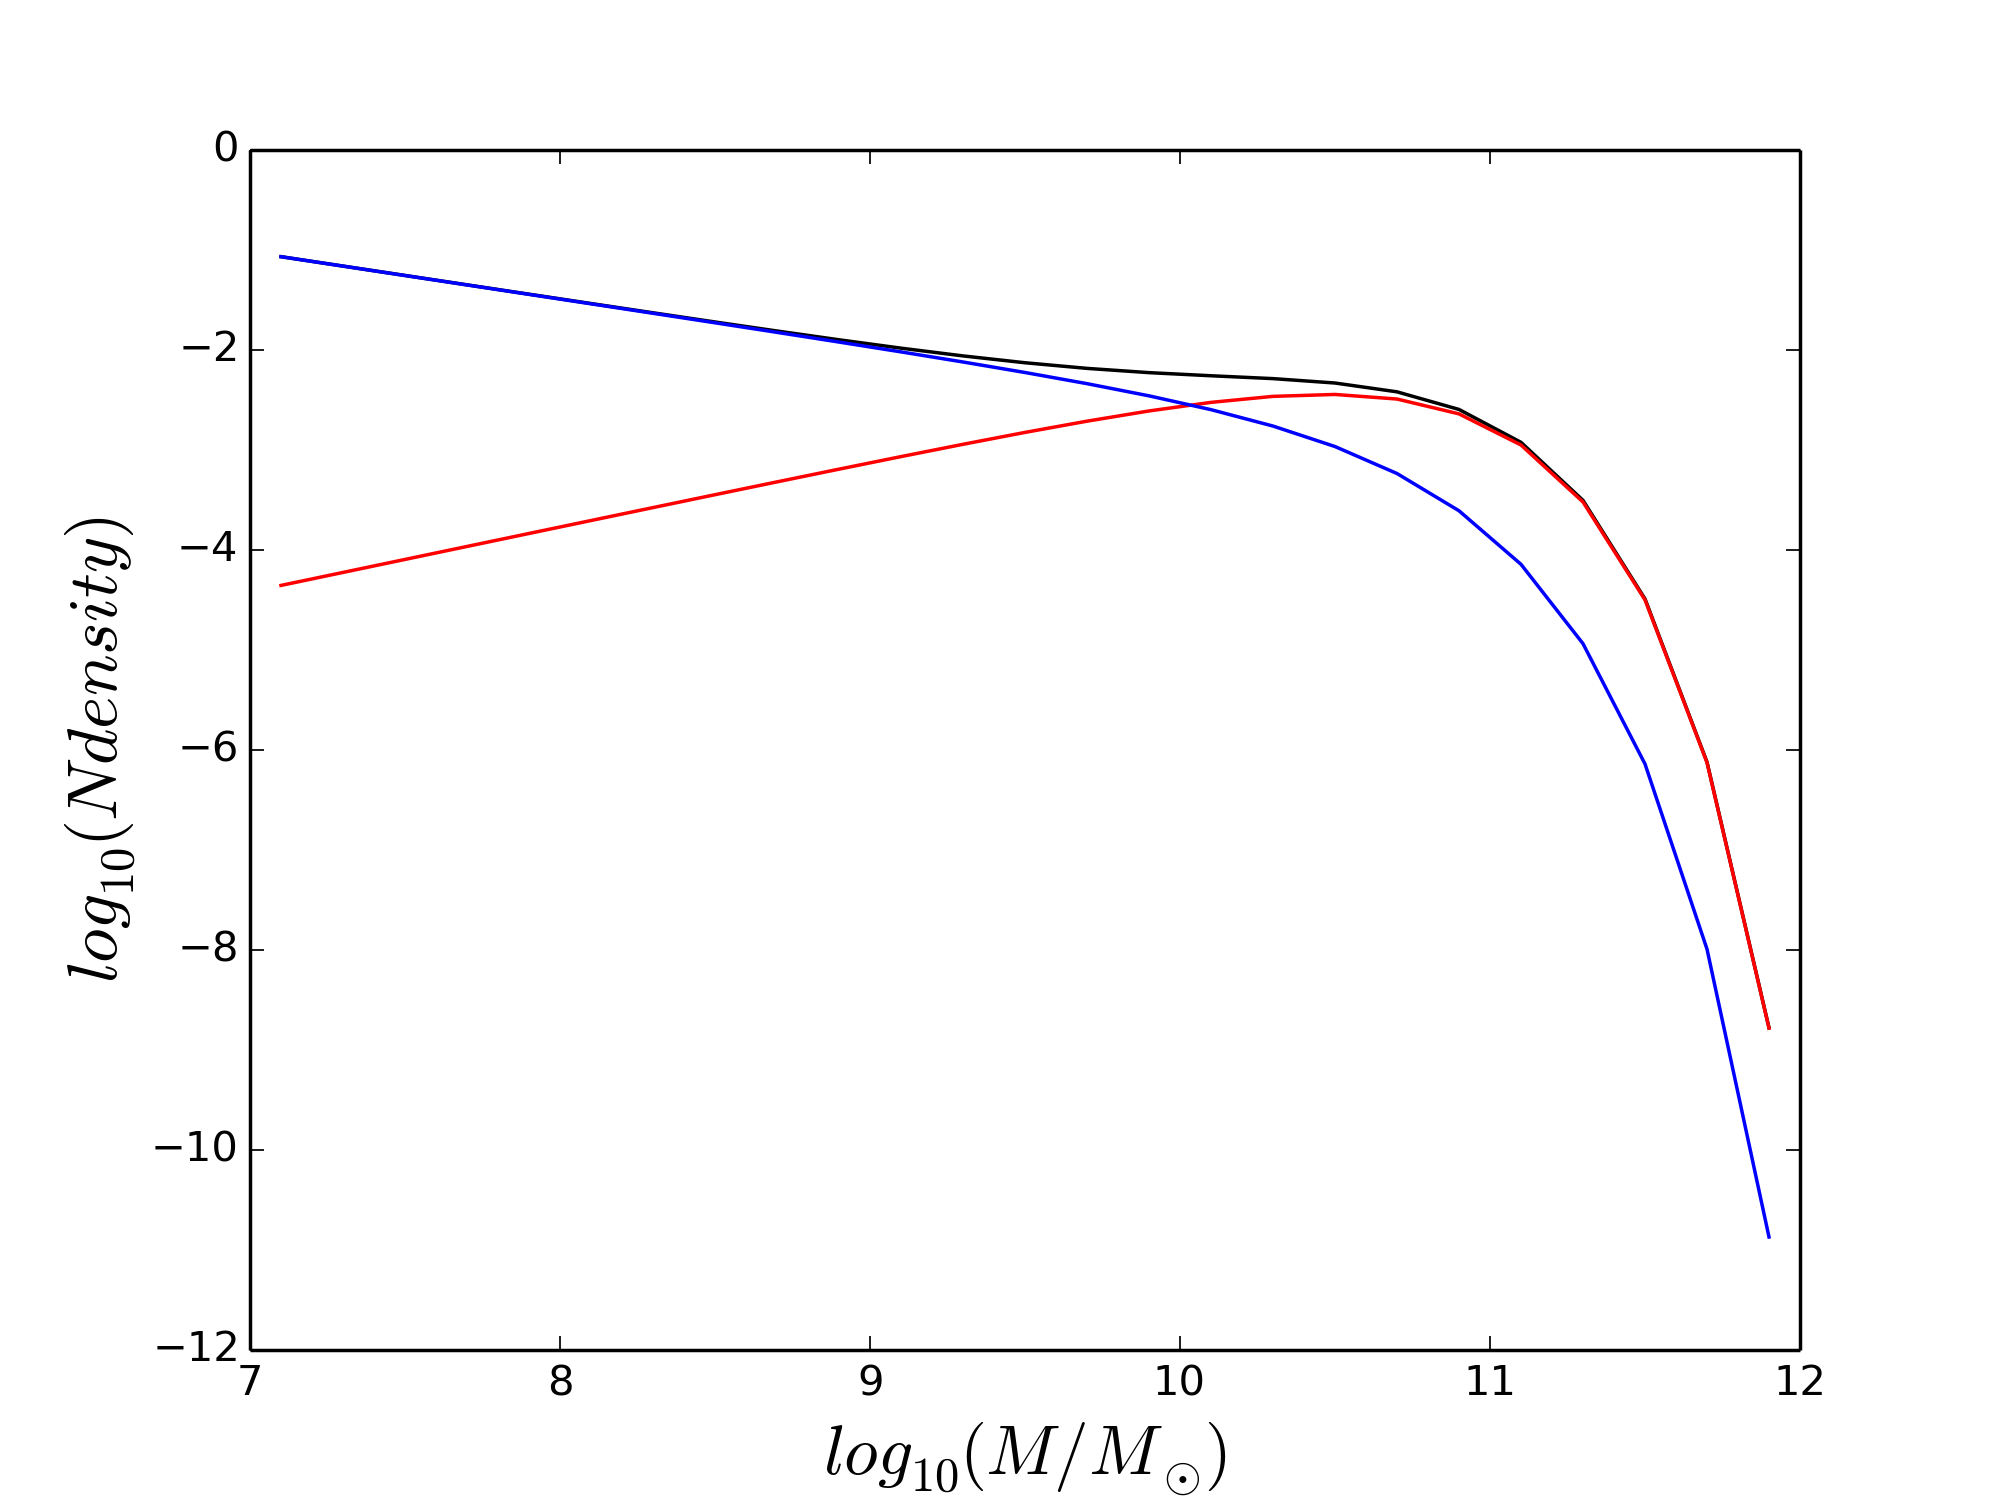

This figure's Python source:
import numpy as np
import math
import matplotlib.pyplot as plt
from matplotlib.ticker import MultipleLocator, FormatStrFormatter
from schechter import log_schechter_fit, log_schechter
import random
import scal_relns
import atpy
from scipy import integrate
import pandas as pd
from scipy.stats import kde
from matplotlib import cm
#~~~~~~~~~~~~~~~~~~~~~~~~~~~~~~~~~~~~~~~~~~~~~~~~~~~~~~~~~~~~~~~~~~~~~~~~~~~~~~~
# def log_schechter(logL, log_rho, log_Lstar, alpha):
#     rholist = []
#     L = 10**logL
#     pstar = 10**log_rho
#     Lstar = 10**log_Lstar
#     log = np.log(10)
#     for i in range(0,len(L)):
#         frac = L[i]/Lstar
#         rho = pstar*(frac**(alpha+1))*math.exp(-frac)*log
#         rholist.append(rho)
#     return np.log10(rholist)
#~~~~~~~~~~~~~~~~~~~~~~~~~~~~~~~~~~~~~~~~~~~~~~~~~~~~~~~~~~~~~~~~~~~~~~~~~~~~~~~
def schechter(L, Ls, dL, phis, alph):
    philist = []
    for i in range(0,len(L)):
        frac = 10**(L[i]-Ls)
        exp = math.exp(-frac)
        phibit = (phis*(frac**(alph+1)))
        log = np.log(10)
        philist.append((phibit*exp*log))
    return philist
#~~~~~~~~~~~~~~~~~~~~~~~~~~~~~~~~~~~~~~~~~~~~~~~~~~~~~~~~~~~~~~~~~~~~~~~~~~~~~~~
def doubleschechter(L, Ls, dL, phi1, phi2, alph1, alph2):
    philist = []
    for i in range(0,len(L)):
        frac = 10**(L[i]-Ls)
        exp = math.exp(-frac)
        phibit1 = (phi1*(frac**(alph1+1)))
        phibit2 = (phi2*(frac**(alph2+1)))
        log = np.log(10)
        philist.append(exp*log*(phibit1+phibit2))
    return philist
#~~~~~~~~~~~~~~~~~~~~~~~~~~~~~~~~~~~~~~~~~~~~~~~~~~~~~~~~~~~~~~~~~~~~~~~~~~~~~~~
def mainSequence(blues, spread, Mindex, AnotP):
    newblues = np.zeros((np.shape(blues)[0], np.shape(blues)[1]+1))
    for index, M in enumerate(blues[:,Mindex]):
        newblues[index, :5] = blues[index, :5]
        if AnotP == True:
            newblues[index,5] = - (2.332*M) + (0.4156*M*M) - (0.01828*M*M*M)
            if spread == True:
                newblues[index,5] += random.gauss(0,0.3)
        else:
            logsSFR = -10.0 - (0.1*(M-10.0))
            newblues[index,5] = logsSFR + M
            if spread == True:
                newblues[index,5] += random.gauss(0,0.3)
    return newblues
#~~~~~~~~~~~~~~~~~~~~~~~~~~~~~~~~~~~~~~~~~~~~~~~~~~~~~~~~~~~~~~~~~~~~~~~~~~~~~~~
def cloud(reds):
    newreds = np.zeros((np.shape(reds)[0], np.shape(reds)[1]+1))
    for index, M in enumerate(reds[:,4]):
        newreds[index, :5] = reds[index, :5]
        newreds[index, 5] = -1 + random.gauss(0,0.4)
    return newreds
#~~~~~~~~~~~~~~~~~~~~~~~~~~~~~~~~~~~~~~~~~~~~~~~~~~~~~~~~~~~~~~~~~~~~~~~~~~~~~~~
def OmegaH2(bins, yrho):
    rhocrit = 9.2*(10**(-27))
    dMH2 = bins[1] - bins[0]
    rhoH2 = (np.sum((10**yrho)*dMH2)*(2*(10**30)))/((3.086*(10**22))**3)
    OmegaH2 = (rhoH2/rhocrit)*(10000)
    return OmegaH2
#~~~~~~~~~~~~~~~~~~~~~~~~~~~~~~~~~~~~~~~~~~~~~~~~~~~~~~~~~~~~~~~~~~~~~~~~~~~~~~~
def Vm(data, minz, maxz):
    Omega = 2.295
    VVmlist = np.zeros((len(data),1))
    Vmlist = np.zeros((len(data),1))
    x,y = np.zeros((1,1)), np.zeros((1,1))
    x[0,0], y[0,0] = minz, maxz
    D_in = float(lumdistance(x,0)[0,1])
    D_out = float(lumdistance(y,0)[0,1])
    Vm =  (1.0/3.0)*((D_out**3)-(D_in**3))*(Omega)
    Vmlist = np.full((len(data),1), Vm)
    data = np.hstack((data,Vmlist))
    return data
#~~~~~~~~~~~~~~~~~~~~~~~~~~~~~~~~~~~~~~~~~~~~~~~~~~~~~~~~~~~~~~~~~~~~~~~~~~~~~~~
def lumdistance(data, zaxis):
    omega_m = 0.31                          # from Planck
    omega_l = 0.69                          # from Planck
    c = 3*math.pow(10,5)                    # in km/s
    Ho = 75                                 # in km/(s Mpc)
    f = lambda x : (((omega_m*((1+z)**3))+omega_l)**-0.5)
    Dlvals = np.zeros((len(data),1))
    for i in range(0,len(data)):
        z = data[i,zaxis]
        integral = integrate.quad(f, 0.0, z)    # numerically integrate to calculate luminosity distance
        Dm = (c/Ho)*integral[0]
        Dl = (1+z)*Dm                           # calculate luminosity distance
        #DH = (c*z)/Ho                          # calculate distance from Hubble law for comparison
        Dlvals[i,0] = Dl
    data = np.hstack((data,Dlvals))
    return data
#~~~~~~~~~~~~~~~~~~~~~~~~~~~~~~~~~~~~~~~~~~~~~~~~~~~~~~~~~~~~~~~~~~~~~~~~~~~~~~~
def PlotBaldry(L, yBaldry, yred, yblue):
    xmajorLocator   = MultipleLocator(0.5)
    xminorLocator   = MultipleLocator(0.1)
    ymajorLocator   = MultipleLocator(0.5)
    yminorLocator   = MultipleLocator(0.1)
    fig, ax = plt.subplots(nrows = 1, ncols = 1, squeeze=False, figsize=(8,8))
    ax[0,0].xaxis.set_major_locator(xmajorLocator)
    ax[0,0].xaxis.set_minor_locator(xminorLocator)
    ax[0,0].yaxis.set_major_locator(ymajorLocator)
    ax[0,0].yaxis.set_minor_locator(yminorLocator)
    ax[0,0].set_xlim(8,11.6)
    ax[0,0].set_ylim(-5,-1)
    ax[0,0].plot(L,np.log10(yBaldry), 'k', linewidth = 3)
    ax[0,0].plot(L,np.log10(yred), 'r', linewidth = 3)
    ax[0,0].plot(L,np.log10(yblue), 'b', linewidth = 3)
    ax[0,0].set_xlabel(r'$\mathrm{log \, M_{*}\, [M_{sun}]}$', fontsize = 20)
    ax[0,0].set_ylabel(r'$\mathrm{log \, (number \, density) \,[Mpc^{-3}\, dex^{-1}]}$', fontsize = 20)
    plt.savefig('img/scal/Baldry.pdf', format='pdf', dpi=250, transparent = False)
#~~~~~~~~~~~~~~~~~~~~~~~~~~~~~~~~~~~~~~~~~~~~~~~~~~~~~~~~~~~~~~~~~~~~~~~~~~~~~~~
def PlotMSFR(bluepop, redpop, x, z, data):
    xmajorLocator   = MultipleLocator(0.5)
    xminorLocator   = MultipleLocator(0.1)
    ymajorLocator   = MultipleLocator(0.5)
    yminorLocator   = MultipleLocator(0.1)
    fig, ax = plt.subplots(nrows = 1, ncols = 1, squeeze=False, figsize=(8,8))
    ax[0,0].xaxis.set_major_locator(xmajorLocator)
    ax[0,0].xaxis.set_minor_locator(xminorLocator)
    ax[0,0].yaxis.set_major_locator(ymajorLocator)
    ax[0,0].yaxis.set_minor_locator(yminorLocator)
    ax[0,0].set_xlim(8,11.5)
    ax[0,0].set_ylim(-2.5,1)
    ax[0,0].scatter(bluepop, x, color = 'b', s = 5)
    ax[0,0].scatter(redpop, z, color = 'r', s = 5)
    ax[0,0].plot(data[:,0], data[:,1], '-', color = 'limegreen', linewidth = 5)
    ax[0,0].set_xlabel(r'$\mathrm{log \, M_{*}\, [M_{sun}]}$', fontsize = 20)
    ax[0,0].set_ylabel(r'$\mathrm{log \, SFR\, [M_{\odot}\,yr^{-1}]}$', fontsize = 20)
    plt.savefig('img/scal/MSFR.pdf', format='pdf', dpi=250, transparent = False)
#~~~~~~~~~~~~~~~~~~~~~~~~~~~~~~~~~~~~~~~~~~~~~~~~~~~~~~~~~~~~~~~~~~~~~~~~~~~~~~~
def PlotHist(bluepop, redpop):
    bins = np.linspace(7.5,11.5,25)
    fig, ax = plt.subplots(nrows = 1, ncols = 1, squeeze=False, figsize=(8,8))
    ax[0,0].hist(bluepop, bins, normed = 1, alpha=0.5, color = 'b')
    ax[0,0].hist(redpop, bins, normed = 1, alpha=0.5, color = 'r')
    ax[0,0].set_xlabel(r'$\mathrm{log \, M_{*}\, [M_{sun}]}$', fontsize = 20)
    ax[0,0].set_ylabel(r'$\mathrm{Number \, Count}}$', fontsize = 20)
    ax[0,0].set_xlim(7.8,11.5)
    plt.savefig('img/scal/Hist.pdf', format='pdf', dpi=250, transparent = False)
# schechter only ###############################################################
def PlotRhoH2(totSch, x, y):
    fig, ax = plt.subplots(nrows = 1, ncols = 1, squeeze=False, figsize=(8,8))
    ax[0,0].scatter(totSch[2], totSch[4], marker = 's', s = 100, edgecolor='blue', linewidth='2', facecolor='none', label = 'Low Mass')
    ax[0,0].scatter(x, y, 'k--')
    plt.savefig('img/scal/pH2.png')
#~~~~~~~~~~~~~~~~~~~~~~~~~~~~~~~~~~~~~~~~~~~~~~~~~~~~~~~~~~~~~~~~~~~~~~~~~~~~~~~
def PlotSimMH2(blues, reds):
    bins = np.linspace(7.5,11.5,25)
    fig, ax = plt.subplots(nrows = 1, ncols = 1, squeeze=False, figsize=(8,8))
    ax[0,0].scatter(blues[:,5], blues[:,6], color = 'b')
    ax[0,0].scatter(reds[:,5], reds[:,6], color = 'r')
    ax[0,0].set_ylabel(r'$\mathrm{log \, M_{H2}\, [M_{sun}]}$', fontsize = 20)
    ax[0,0].set_xlabel(r'$\mathrm{log \, SFR\, [M_{sun}\,yr^{-1}]}$', fontsize = 20)
    # ax[0,0].set_xlim(7.8,11.5)
    plt.savefig('img/scal/MH2SFR.pdf', format='pdf', dpi=250, transparent = False)

#~~~~~~~~~~~~~~~~~~~~~~~~~~~~~~~~~~~~~~~~~~~~~~~~~~~~~~~~~~~~~~~~~~~~~~~~~~~~~~~
def PlotSchechter(totSch, redSch, blueSch, x, y_scalfit, x_scal, y_keres):
    xmajorLocator   = MultipleLocator(0.5)
    xminorLocator   = MultipleLocator(0.1)
    ymajorLocator   = MultipleLocator(0.5)
    yminorLocator   = MultipleLocator(0.1)
    fig, ax = plt.subplots(nrows = 1, ncols = 1, squeeze=False, figsize=(8,8))
    ax[0,0].xaxis.set_major_locator(xmajorLocator)
    ax[0,0].xaxis.set_minor_locator(xminorLocator)
    ax[0,0].yaxis.set_major_locator(ymajorLocator)
    ax[0,0].yaxis.set_minor_locator(yminorLocator)
    ax[0,0].errorbar(totSch[2], totSch[1], fmt = 'o', markersize = 10, color = 'red', label = 'Scaling Relation Method')
    ax[0,0].plot(x, y_scalfit, color ='red', label = 'Scaling Relation Fit')
    ax[0,0].plot(x_scal, y_keres, 'k--', label = 'Keres+03')
    # ax[0,0].scatter(x_scal, y_scal)
    # ax[0,0].errorbar(redSch[2], redSch[1], fmt = 'o', markersize = 10, color = 'red', label = 'Red')
    # ax[0,0].errorbar(blueSch[2], blueSch[1], fmt = 'o', markersize = 10, color = 'blue', label = 'Blue')
    ax[0,0].set_xlabel(r'$\mathrm{log\, M_{H2}\,[M_{sun}]}$', fontsize=18)
    ax[0,0].set_ylabel(r'$\mathrm{log\, \phi_{H2}\, [Mpc^{-3}\, dex^{-1}]}$', fontsize=18)
    ax[0,0].set_ylim(-5, -1)
    ax[0,0].set_xlim(7.5, 10.5)
    plt.legend(fontsize = 13)
    plt.savefig('img/scal/MH2.pdf', format='pdf', dpi=250, transparent = False)
    # plt.savefig('img/MH2.png', transparent = False ,dpi=250)
#~~~~~~~~~~~~~~~~~~~~~~~~~~~~~~~~~~~~~~~~~~~~~~~~~~~~~~~~~~~~~~~~~~~~~~~~~~~~~~~
def PlotSchechterMass(MassSchB, MassSchR, L, yred, yblue):
    xmajorLocator   = MultipleLocator(0.5)
    xminorLocator   = MultipleLocator(0.1)
    ymajorLocator   = MultipleLocator(0.5)
    yminorLocator   = MultipleLocator(0.1)
    fig, ax = plt.subplots(nrows = 1, ncols = 1, squeeze=False, figsize=(8,8))
    ax[0,0].xaxis.set_major_locator(xmajorLocator)
    ax[0,0].xaxis.set_minor_locator(xminorLocator)
    ax[0,0].yaxis.set_major_locator(ymajorLocator)
    ax[0,0].yaxis.set_minor_locator(yminorLocator)
    ax[0,0].errorbar(MassSchB[2], MassSchB[1], fmt = 'o', markersize = 10, color = 'blue', label = 'Blue')
    ax[0,0].errorbar(MassSchR[2], MassSchR[1], fmt = 'o', markersize = 10, color = 'red', label = 'Red')
    ax[0,0].plot(L,np.log10(yred), 'r', linewidth = 3)
    ax[0,0].plot(L,np.log10(yblue), 'b', linewidth = 3)
    ax[0,0].set_xlabel(r'$\mathrm{log\, M_{*}\,[M_{sun}]}$', fontsize=18)
    ax[0,0].set_ylabel(r'$\mathrm{log\, \phi_{M}\, [Mpc^{-3}\, dex^{-1}]}$', fontsize=18)
    ax[0,0].set_ylim(-5, -1)
    ax[0,0].set_xlim(8, 11.5)
    plt.legend(fontsize = 13)
    plt.savefig('img/scal/Mstar.pdf', format='pdf', dpi=250, transparent = False)
    # plt.savefig('img/MH2.png', transparent = False ,dpi=250)

#~~~~~~~~~~~~~~~~~~~~~~~~~~~~~~~~~~~~~~~~~~~~~~~~~~~~~~~~~~~~~~~~~~~~~~~~~~~~~~~
def PlotSchechSDSS(FullSchech, sdssSchech, sdssSchechAm, totSch, totSch2, x_keres, y_keres, y_ober):
    xmajorLocator   = MultipleLocator(0.5)
    xminorLocator   = MultipleLocator(0.1)
    ymajorLocator   = MultipleLocator(0.5)
    yminorLocator   = MultipleLocator(0.1)
    fig, ax = plt.subplots(nrows = 1, ncols = 1, squeeze=False, figsize=(8,8))
    ax[0,0].xaxis.set_major_locator(xmajorLocator)
    ax[0,0].xaxis.set_minor_locator(xminorLocator)
    ax[0,0].yaxis.set_major_locator(ymajorLocator)
    ax[0,0].yaxis.set_minor_locator(yminorLocator)
    ax[0,0].errorbar(sdssSchech[2], sdssSchech[1], fmt = 'o', markersize = 8, color = 'm', label = 'SDSS-G')
    ax[0,0].errorbar(totSch[2], totSch[1], fmt = 's', markersize = 8, color = 'm', label = 'Sim-G')
    ax[0,0].errorbar(totSch2[2], totSch2[1], fmt = 's', markersize = 8, color = 'c', label = 'Sim-A')
    ax[0,0].errorbar(FullSchech[2], FullSchech[1], fmt = 's', markersize = 8, color = 'r', label = 'COLD GASS SFRs')
    ax[0,0].errorbar(sdssSchechAm[2], sdssSchechAm[1], fmt = 'o', markersize = 8, color = 'c', label = 'SDSS-A')
    ax[0,0].plot(np.log10(x_keres), y_keres, 'k--', label = 'Keres+03')
    ax[0,0].plot(np.log10(x_keres), y_ober, 'k', label = 'Obreschkow+09')
    ax[0,0].set_xlabel(r'$\mathrm{log\, M_{H2}\,[M_{sun}]}$', fontsize=18)
    ax[0,0].set_ylabel(r'$\mathrm{log\, \phi_{H2}\, [Mpc^{-3}\, dex^{-1}]}$', fontsize=18)
    ax[0,0].set_ylim(-5, -1)
    ax[0,0].set_xlim(7.5, 10.5)
    plt.legend(fontsize = 13)
    plt.savefig('img/scal/'+ 'SDSS' + '.pdf', format='pdf', dpi=250, transparent = False)
#~~~~~~~~~~~~~~~~~~~~~~~~~~~~~~~~~~~~~~~~~~~~~~~~~~~~~~~~~~~~~~~~~~~~~~~~~~~~~~~
def PlotSchechSDSSv2(GASS_Schech, FullSchech, FullSchech_Best, totSch_data, totSch2, totSch3, LSch, HSch, NDSch, NDSch2, sigma, x_keres, y_keres, y_ober, FullDetSchech):
    xmajorLocator   = MultipleLocator(0.5)
    xminorLocator   = MultipleLocator(0.1)
    ymajorLocator   = MultipleLocator(0.5)
    yminorLocator   = MultipleLocator(0.1)
    fig, ax = plt.subplots(nrows = 1, ncols = 1, squeeze=False, figsize=(8,8))
    ax[0,0].xaxis.set_major_locator(xmajorLocator)
    ax[0,0].xaxis.set_minor_locator(xminorLocator)
    ax[0,0].yaxis.set_major_locator(ymajorLocator)
    ax[0,0].yaxis.set_minor_locator(yminorLocator)
    ax[0,0].errorbar(FullSchech_Best[2], FullSchech_Best[1], fmt = 'o', markersize = 8, color = 'g', label = 'COLD GASS, using SFR_BEST')
    # ax[0,0].errorbar(FullSchech[2], FullSchech[1], fmt = 'o', markersize = 8, color = 'c', label = 'COLD GASS, using SFR_SDSS')
    # ax[0,0].errorbar(totSch_data[2], totSch_data[1], yerr=sigma, fmt = 's', markersize = 8, color = 'r', label = 'COLD GASS data pts')
    # ax[0,0].scatter(totSch2[2], totSch2[1], marker = 's', s = 100, edgecolor = 'b', linewidth='2', facecolor='none', label = 'COLD GASS data pts2')
    # ax[0,0].scatter(totSch3[2], totSch3[1], marker = 's', s = 100, edgecolor = 'green', linewidth='2', facecolor='none', label = 'fulldata')
    ax[0,0].scatter(FullDetSchech[2], FullDetSchech[1], marker = 's', s = 100, edgecolor = 'blue', linewidth='2', facecolor='none', label = 'detections only')
    ax[0,0].scatter(GASS_Schech[2], GASS_Schech[1], marker = 'o', s = 50, edgecolor = 'red', linewidth='2', facecolor='red', label = 'GASS')
    # ax[0,0].scatter(LSch[2], LSch[1], marker = 's', s = 100, edgecolor = 'coral', linewidth='2', facecolor='none', label = 'L')
    # ax[0,0].scatter(HSch[2], HSch[1], marker = 's', s = 100, edgecolor = 'green', linewidth='2', facecolor='none', label = 'H')
    # ax[0,0].scatter(NDSch[2], NDSch[1], marker = 's', s = 100, edgecolor = 'black', linewidth='2', facecolor='none', label = 'ND 5sig')
    # ax[0,0].scatter(NDSch2[2], NDSch2[1], marker = 's', s = 100, edgecolor = 'm', linewidth='2', facecolor='none', label = 'ND 3sig')
    ax[0,0].plot(np.log10(x_keres), y_keres, 'k--', label = 'Keres+03')
    ax[0,0].plot(np.log10(x_keres), y_ober, 'k', label = 'Obreschkow+09')
    ax[0,0].set_xlabel(r'$\mathrm{log\, M_{H2}\,[M_{\odot}]}$', fontsize=18)
    ax[0,0].set_ylabel(r'$\mathrm{log\, \phi_{H2}\, [Mpc^{-3}\, dex^{-1}]}$', fontsize=18)
    ax[0,0].set_ylim(-5, -1)
    ax[0,0].set_xlim(7.5, 10.5)
    plt.legend(fontsize = 10)
    plt.savefig('img/scal/'+ 'SDSSv4' + '.pdf', format='pdf', dpi=250, transparent = False)
# create galaxies ##############################################################

def createGals(red, V):
    # make a large list with the property of each galaxy.
    for i in range(0,len(red)):
        red[i,3] = int(red[i,2]*V*red[i,1])
        redpop = []
        for j in range(0,int(red[i,3])):
            redpop.append(random.uniform((red[i,0]-(0.5*red[i,1])), (red[i,0]+(0.5*red[i,1]))))
        redpopsec = np.zeros((len(redpop),5))
        redpopsec[:,0] = red[i,0]
        redpopsec[:,1] = red[i,1]
        redpopsec[:,2] = red[i,2]
        redpopsec[:,3] = red[i,3]
        redpopsec[:,4] = redpop
        if i == 0:
            reds = redpopsec
        else:
            reds = np.vstack((reds,redpopsec))
    return reds

# schechter bins ###############################################################
def Schechter(data, LCOaxis, Vmaxis, bins):
    l = data[:,LCOaxis]
    # l = np.log10(l)
    rho, N, xbins, sigma, rhoH2 = [], [], [], [], []
    for i in range (1,len(bins)):
        p, Num, o, pH2 = 0, 0, 0, 0
        for j in range(0,len(l)):
            if l[j] >= bins[i-1] and l[j] < bins[i]:
                p += 1/data[j,Vmaxis]
                o += 1/(data[j,Vmaxis]**2)
                pH2 += data[j,LCOaxis]/data[j,Vmaxis]
                Num+=1
        N.append(Num)
        xbins.append((bins[i]+bins[i-1])/2)
        rho.append(p/(bins[1]-bins[0]))
        sigma.append(math.sqrt(o))
        rhoH2.append(pH2/(bins[1]-bins[0]))
    # return the Number of gals, log10(density), centre pt of each bin
    return [N, np.log10(rho), xbins, np.log10(sigma), np.log10(rhoH2)]
# Error Sampling ###############################################################
def errors(data, x, y, output):
    frac = 0.5
    eridx = int(len(data)*frac)
    idx = np.linspace(0,len(data)-1,len(data))
    spread = np.zeros((eridx, len(x)-1))
    for i in range(0, eridx):
        random.shuffle(idx)
        idx1 = idx[:eridx]
        newdata = np.zeros((eridx, np.shape(data)[1]))
        for j in range(0,len(newdata)):
            newdata[j,:] = data[idx[j],:]
        newdata[:,output['Vm']] = newdata[:,output['Vm']]*0.8
        totSch = Schechter(newdata, 6, 7, x)
        drho = totSch[1] - y
        spread[i,:] = drho
    return spread
################################################################################
def sdssMethod(zl, zh):
    galinfo = atpy.Table('data/sdss/gal_info_dr7_v5_2.fit')
    sfr = atpy.Table('data/sdss/gal_totsfr_dr7_v5_2.fits')
    mstar = atpy.Table('data/sdss/totlgm_dr7_v5_2.fit')
    sdssData = np.zeros((len(galinfo),3))
    for i in range(0,len(galinfo)):
        # redshift from galinfo
        sdssData[i,0] = galinfo[i][12]
        # stellar mass from totlgm
        sdssData[i,1] = mstar[i][6]
        # total sfr from totsfr
        sdssData[i,2] = sfr[i][0]
    sdssData = sdssData[sdssData[:,0] > zl]
    sdssData = sdssData[sdssData[:,0] < zh]
    sdssData = sdssData[sdssData[:,1] > 4]
    return sdssData
################################################################################
def SFRMH2(data):
    fig, ax = plt.subplots(nrows = 1, ncols = 1, squeeze=False, figsize=(8,8))
    ax[0,0].scatter(data[:,2], data[:,3], s = 1)
    ax[0,0].set_xlim(-1.5, 2)
    ax[0,0].set_ylim(7.5, 11)
    ax[0,0].set_xlabel(r'$\mathrm{log\, SFR\,[M_{sun}\,yr^{-1}]}$', fontsize=18)
    ax[0,0].set_ylabel(r'$\mathrm{log\, M_{H2}\,[M_{sun}]}$', fontsize=18)
    plt.savefig('img/scal/sfrmh2.pdf', format='pdf', dpi=250, transparent = False)
################################################################################
def SFRMSTAR(data, FullData):
    nbins=200
    data2 = np.vstack((data[:,1], data[:,2]))
    x, y = data[:,1], data[:,2]
    k = kde.gaussian_kde(data2)
    xi, yi = np.mgrid[x.min():x.max():nbins*1j, y.min():y.max():nbins*1j]
    zi = k(np.vstack([xi.flatten(), yi.flatten()]))
    fig, ax = plt.subplots(nrows = 1, ncols = 1, squeeze=False, figsize=(8,8))
    ax[0,0].contourf(xi, yi, zi.reshape(xi.shape), 15, cmap = cm.gray_r)
    ax[0,0].scatter(data[:,1], data[:,2], s = .1, alpha=0.5, color = 'b', label = 'COLD GASS')
    # ax[0,0].scatter(FullData[:,3], FullData[:,2], s = 10, color = 'r', label = 'COLD GASS')
    ax[0,0].set_xlim(8, 11.5)
    ax[0,0].set_ylim(-2.5, 1)
    ax[0,0].set_xlabel(r'$\mathrm{log\, M_{*}\,[M_{sun}]}$', fontsize=18)
    ax[0,0].set_ylabel(r'$\mathrm{log\, SFR\,[M_{sun}\,yr^{-1}]}$', fontsize=18)
    plt.savefig('img/scal/sfrmstar.pdf', format='pdf', dpi=250, transparent = False)
################################################################################
def SFRHist(sdssData, gioData, FullData, total):
    bins = np.linspace(-3.0, 2.0, 25)
    fig, ax = plt.subplots(nrows = 1, ncols = 1, squeeze=False, figsize=(8,8))
    ax[0,0].hist(sdssData[:,2], bins, normed = 1, alpha=0.3, color = 'g', label = 'SDSS')
    ax[0,0].hist(gioData[:,1], bins, normed = 1, alpha=0.3, color = 'm', label = 'Gio Data')
    ax[0,0].hist(FullData[:,2], bins, normed = 1, alpha=0.3, color = 'b', label = 'COLD GASS')
    ax[0,0].set_ylabel(r'$\mathrm{Number \,(normalised)}$', fontsize=18)
    ax[0,0].hist(total[:,5], bins, normed = 1, alpha=0.2, color = 'c', label = 'Simulated')
    ax[0,0].set_xlabel(r'$\mathrm{log\, SFR\,[M_{\odot}\,yr^{-1}]}$', fontsize=18)
    plt.legend(fontsize = 13)
    plt.savefig('img/scal/sfrhist.pdf', format='pdf', dpi=250, transparent = False)
################################################################################
def AmGasFrac(data, Mindex, SFRindex):
    MH2list = np.zeros((len(data),1))
    for i in range(0,len(data)):
        logM, logSFR = data[i,Mindex], data[i,SFRindex]
        logfH2 = 6.02 + (0.704*logSFR) - (0.704*logM)
        fH2 = 10**logfH2
        MH2list[i,0] = np.log10(fH2*(10**logM))
    return np.hstack((data, MH2list))
################################################################################
def GetCOLDGASS():
    Full = atpy.Table('data/COLDGASS_full.fits')
    FullData = np.zeros((len(Full),6))
    lorh = []
    for i,rows in enumerate(Full):
        #z|flag|SFR|SFR_BEST|M*|Lumdist
        FullData[i,0] = rows[9]
        FullData[i,1] = rows[37]
        FullData[i,2] = rows[23] # 23 for sfr_sdss 24 for sfr_best
        FullData[i,3] = np.log10(rows[24])
        FullData[i,4] = rows[20]
        FullData[i,5] = rows[10]
        lorh.append(rows[1])
    data = pd.DataFrame({   'z': FullData[:,0],
                            'flag': FullData[:,1],
                            'SFR': FullData[:,2],
                            'SFR_Best': FullData[:,3],
                            'M*': FullData[:,4],
                            'D_L': FullData[:,5]})
    data['group'] = lorh
    LMass = (data.loc[data['group'] == 'L'])
    HMass = (data.loc[data['group'] == 'H'])
    LMassa = LMass[['z', 'flag', 'SFR', 'SFR_Best', 'M*', 'D_L']].values
    HMassa = HMass[['z', 'flag', 'SFR', 'SFR_Best', 'M*', 'D_L']].values
    LMassa = Vm1(LMassa, 5, min(LMassa[:,0]), max(LMassa[:,0]), 1)
    HMassa = Vm1(HMassa, 5, min(HMassa[:,0]), max(HMassa[:,0]), 2)
    #0:z|1:flag|2:SFR|3:SFR_BEST|4:M*|5:Lumdist|6:V/Vm|7:Vm|8:MH2_SDSS|9:MH2_BEST
    FullData = np.vstack((LMassa, HMassa))
    FullData = AmGasFrac(FullData, 4, 2) # SFR_SDSS
    FullData = AmGasFrac(FullData, 4, 3) # SFR_BEST
    FullDet = FullData[FullData[:,1] == 1]
    return FullData, FullDet
################################################################################
def sfrbest(FullData, SFRBL):
    fig, ax = plt.subplots(nrows = 1, ncols = 1, squeeze=False, figsize=(8,8))
    ax[0,0].scatter(FullData[:,2], FullData[:,8], alpha = 0.1, label='SDSS', color = 'b')
    ax[0,0].scatter(FullData[:,3], FullData[:,9], alpha = 0.1, label='best', color = 'r')
    ax[0,0].scatter(SFRBL[:,1], SFRBL[:,6], alpha = 0.1, label='GASS', color = 'g')
    ax[0,0].set_xlabel(r'$\mathrm{log \, SFR}$', fontsize=18)
    ax[0,0].set_ylabel(r'$\mathrm{log\, MH2}$', fontsize=18)
    plt.legend(fontsize = 13)
    plt.savefig('img/scal/SFR_Best.pdf', format='pdf', dpi=250, transparent = False)
################################################################################
def Vm1(data, Dlaxis, minz, maxz, L):
    # Omega = 0.483979888662
    Omega = 0.427304474238
    if L == 1:
        Omega = 0.353621392624
        N_COLDGASS = 89.0
        N_SDSS = 764.0
    elif L == 2:
        N_COLDGASS = 366.0
        N_SDSS = 12006.0
    elif L == 3:
        Omega = 0.427304474238
        N_COLDGASS = 1255.0
        N_SDSS = 12770
    VVmlist = np.zeros((len(data),1))
    Vmlist = np.zeros((len(data),1))
    x,y = np.zeros((1,1)), np.zeros((1,1))
    x[0,0], y[0,0] = minz, maxz
    D_in = float(lumdistance(x,0)[0,1])
    D_out = float(lumdistance(y,0)[0,1])
    Vm =  (1.0/3.0)*(N_COLDGASS/N_SDSS)*((D_out**3)-(D_in**3))*(Omega)
    for i in range(0,len(data)):
        Dl = data[i,Dlaxis]
        V = ((4*math.pi)/3)*Dl*Dl*Dl
        VVmlist[i,0] = (V/Vm)
        Vmlist[i,0] = Vm
    data = np.hstack((data,VVmlist))
    data = np.hstack((data,Vmlist))
    return data
################################################################################
def sfrbest13k():
    df = pd.read_csv('data/allGASS_SFRbest_simple_t1.csv')
    SFRBL = df[['GASS', 'SFR_best', 'SFRerr_best', 'SFRcase_best']].values
    df = pd.read_csv('data/PS_100701.csv')
    coords_H = df[['GASS', 'z', 'ra', 'dec', 'MASS_P50']].values
    df = pd.read_csv('data/LOWMASS_MASTER.csv')
    coords_L = df[['GASSID', 'Z', 'RA', 'DEC', 'MASS']].values
    GASS = np.vstack((coords_H, coords_L))
    mstar, z = np.zeros((len(SFRBL),1)), np.zeros((len(SFRBL),1))
    for index, element in enumerate(SFRBL):
        for index1, element1 in enumerate(GASS):
            if element[0] == element1[0]:
                mstar[index] = element1[4]
                z[index] == element1[1]
    SFRBL = np.hstack((SFRBL, mstar))
    SFRBL = np.hstack((SFRBL, z))
    SFRBL = SFRBL[SFRBL[:,4]>0]
    SFRBL[:,1] = np.log10(1.46*SFRBL[:,1])
    SFRBL = AmGasFrac(SFRBL, 4, 1)
    SFRBL = np.hstack((SFRBL, np.zeros((len(SFRBL),1))))
    SFRBL = Vm1(SFRBL, 7, min(GASS[:,1]), max(GASS[:,1]), 3)
    # 0:ID|1:SFGRbest|2:err|3:case|4:M*|5:z|6:MH2|7:Dl|8:V/Vm|9:Vm
    return SFRBL
################################################################################
def main(bins, totSch_data, totSch2, totSch3, sigma, LSch, HSch, NDSch, NDSch2, FullDetSchech):
    V = 100000
    L = np.linspace(8,11.9,24)
    LKeres = np.linspace(4,8,200)
    Spheroid = (3.67/10000), 10.74, -0.525
    Disk = (0.855/10000), 10.70, -1.39
    Keres = (7.2/10000), 7.0, -1.30
    output = { 'Vm':6, 'MH2':13}
    ################################################################################
    # #spheroid is red
    # ySpheroid = log_schechter(L, *Spheroid)
    # #disk is blue
    # yDisk = log_schechter(L, *Disk)
    # yKeres = schechter(LKeres, Keres[1], (L[1]-L[0]), Keres[0], Keres[2])

    yBaldry = doubleschechter(L, 10.66, (L[1]-L[0]), 0.00396, 0.00079, -0.35, -1.47)
    yred = schechter(L, 10.66, (L[1]-L[0]), 0.00396, -0.35)
    yblue = schechter(L, 10.66, (L[1]-L[0]), 0.00079, -1.47)

    ###### make a table for the red galaxies #######################################
    red = np.zeros((len(yred),4))
    # the luminosity bin
    red[:,0] = L
    # spacing between bins
    red[:,1] = L[1]-L[0]
    # the number of galaxies in this luminosity bin from the schechter function
    red[:,2] = yred
    #list of all the galaxies over all the bins
    reds = createGals(red, V)
    ###### make a table for the blue galaxies ######################################
    blue = np.zeros((len(yblue),4))
    # the luminosity bin
    blue[:,0] = L
    # spacing between bins
    blue[:,1] = L[1]-L[0]
    # the number of galaxies in this luminosity bin from the schechter function
    blue[:,2] = yblue
    #list of all the galaxies over all the bins
    bluepop = []
    # list all gals
    blues = createGals(blue, V)
    # M*group | dM* | phi | N | M*
    ###### make a table for all the galaxies #######################################
    Baldry = np.zeros((len(yBaldry),5))
    Baldry[:,0] = L
    Baldry[:,1] = 0.2
    Baldry[:,2] = yBaldry
    # total = np.append(bluepop, redpop)

    # add starformation rates
    blues = mainSequence(blues, True, 4, False)
    reds = cloud(reds)
    trend = mainSequence(Baldry, False, 0, False)
    data = np.zeros((len(L),2))
    data[:,0] = L
    data[:,1] = trend[:,5]

    datagio, fit = scal_relns.fitdata()
    blues = np.hstack((blues, np.zeros((len(blues),1))))
    reds = np.hstack((reds, np.zeros((len(reds),1))))
    # blues[:,6] = scal_relns.second2var((blues[:,4], blues[:,5]), *fit[0])
    # reds[:,6] = scal_relns.second2var((reds[:,4], reds[:,5]), *fit[0])
    blues[:,6] = scal_relns.third(blues[:,5], *fit[0])
    reds[:,6] = scal_relns.third(reds[:,5], *fit[0])
    #~~~~~~~~~~~~~~~~~~~~~~~~~~~~~~~~~~~~~~~~~~~~~~~~~~~~~~~~~~~~~~~~~~~~~~~~~~~~~~~
    SFRBL = sfrbest13k()
    #~~~~~~~~~~~~~~~~~~~~~~~~~~~~~~~~~~~~~~~~~~~~~~~~~~~~~~~~~~~~~~~~~~~~~~~~~~~~~~~

    # add V
    blues = np.hstack((blues, np.zeros((len(blues),1))))
    reds = np.hstack((reds, np.zeros((len(reds),1))))
    blues[:,7] = V
    reds[:,7] = V
    total = np.vstack((blues, reds))
    total = AmGasFrac(total, 4, 5)
    # bins  = np.linspace(6, 10.5, 30)
    # bins  = np.linspace(min(total[:,6]), max(total[:,6]), 16)
    massbins = np.linspace(8,11.5,25)
    totSch = Schechter(total, 6, 7, bins)
    totSch2 = Schechter(total, 8, 7, bins)
    redSch = Schechter(reds, 6, 7, bins)
    blueSch = Schechter(blues, 6, 7, bins)
    MassSchB = Schechter(blues, 4, 7, massbins)
    MassSchR = Schechter(reds, 4, 7, massbins)
    x = np.linspace(7.5,10.5,200)
    scalfit = log_schechter_fit(totSch[2], totSch[1])
    x3 = np.linspace(7.5,10.5,16)
    y_scalfit = log_schechter(x3, *scalfit)

    x_scal = np.linspace(7.5, 10.5, 25)
    x_keres = 10**x_scal
    mst=np.log10((2.81*(10**9))/(0.7**2))
    alpha=-1.18
    phist=np.log10(0.0089*(0.7**3))
    mst1 = 10**mst
    phist1 = 10**phist
    y_keres = np.log10((phist1)*((x_keres/(mst1))**(alpha+1))*np.exp(-x_keres/mst1)*np.log(10))
    #####################################
    # corrected values from Obreschkow and Rawlings
    mstcorr = (7.5*(10**8))/(0.7**2)
    alphacorr = -1.07
    phistcorr = 0.0243*(0.7**3)
    y_ober = np.log10((phistcorr)*((x_keres/(mstcorr))**(alphacorr+1))*np.exp(-x_keres/mstcorr)*np.log(10))


    scal_para = log_schechter_fit(totSch[2][9:], totSch[1][9:])
    y_scal = log_schechter(x_scal, *scal_para)
    rhoscal = y_scal + x_scal

    # er = errors(total, bins, totSch[1], output)
    # sigma = []
    # for i in range(0, np.shape(er)[1]):
    #     eri = er[:,i]
    #     eri = eri[abs(eri)<99]
    #     sigma.append(np.std(eri))
    #~~~~~~~~~~~~~~~~~~~~~~~~~~~~~~~~~~~~~~~~~~~~~~~~~~~~~~~~~~~~~~~~~~~~~~~~~~~~~~~
    #COLD GASS
    FullData, FullDet = GetCOLDGASS()
    FullSchech = Schechter(FullData, 8, 7, bins)
    FullSchech_Best = Schechter(FullData, 9, 7, bins)
    FullSchech_Best_D = Schechter(FullDet, 9, 7, bins)
    #~~~~~~~~~~~~~~~~~~~~~~~~~~~~~~~~~~~~~~~~~~~~~~~~~~~~~~~~~~~~~~~~~~~~~~~~~~~~~~~
    ### SDSS METHOD~~~~~~~~~~~~~~~~~~~~~~~~~~~~~~~~~~~~~~~~~~~~~~~~~~~~~~~~~~~~~~~~~
    # get the SDSS data from the fits tables
    sdssData = sdssMethod(0.005, 0.02)
    sdssData = np.hstack((sdssData, np.zeros((len(sdssData),1))))
    # sdssData[:,3] = scal_relns.second2var((sdssData[:,1], sdssData[:,2]), *fit[0])
    # calculate the H2 mass by fitting to gio's scaling relation
    sdssData[:,3] = scal_relns.third(sdssData[:,2], *fit[0])
    # calculate Vm from the redshift limit and area of sky covered z,M*,SFR,MH2,Vm
    sdssData = Vm(sdssData, min(sdssData[:,0]), max(sdssData[:,0]))
    # bin the H2 data
    sdssSchech = Schechter(sdssData, 3, 4, bins)
    # calculate gas fraction using amelie's method z,M*,SFR,MH2_gio,Vm,MH2_am
    sdssData = AmGasFrac(sdssData, 1, 2)
    sdssSchechAm = Schechter(sdssData, 5, 4, bins)
    GASS_Schech = Schechter(SFRBL, 6, 9, bins)
    #~~~~~~~~~~~~~~~~~~~~~~~~~~~~~~~~~~~~~~~~~~~~~~~~~~~~~~~~~~~~~~~~~~~~~~~~~~~~~~~
    PlotSchechSDSS(FullSchech, sdssSchech, sdssSchechAm, totSch, totSch2, x_keres, y_keres, y_ober)
    SFRMH2(sdssData)
    SFRMSTAR(sdssData, FullData)
    # PlotBaldry(L, yBaldry, yred, yblue)
    # PlotMSFR(blues[:,4], reds[:,4], blues[:,5], reds[:,5], data)
    # PlotHist(blues[:,4], reds[:,4])
    # PlotSimMH2(blues, reds)
    # PlotRhoH2(totSch, x_scal, rhoscal)
    sfrbest(FullData, SFRBL)
    PlotSchechter(totSch, redSch, blueSch, x3, y_scalfit, x_scal, y_keres)
    PlotSchechterMass(MassSchB, MassSchR, L, yred, yblue)
    PlotSchechSDSSv2(GASS_Schech, FullSchech, FullSchech_Best_D, totSch_data, totSch2, totSch3,  LSch, HSch, NDSch, NDSch2, sigma, x_keres, y_keres, y_ober, FullDetSchech)
    SFRHist(sdssData, datagio, FullData, total)
    return FullSchech, sdssSchech, sdssSchechAm, totSch, totSch2, FullData

# FullSchech, sdssSchech, sdssSchechAm, totSch, totSch2 = main()
# bins = np.linspace(7.5,11.5,25)
# fig, ax = plt.subplots(nrows = 1, ncols = 1, squeeze=False, figsize=(8,8))
# ax[0,0].hist(bluepop, bins, normed = 1, facecolor='blue', alpha = 0.1)
# ax[0,0].hist(redpop, bins, normed = 1, facecolor='red', alpha = 0.1)
# # ax[0,0].set_xlabel(r'$\mathrm{log \, M_{*}\, [M_{sun}]}$', fontsize = 20)
# # ax[0,0].set_ylabel(r'$\mathrm{Number \, Count}}$', fontsize = 20)
# # ax[0,0].set_xlim(7.8,11.5)
# plt.savefig('img/scal/Hist.eps', format='eps', dpi=250, transparent = False)
#
# fig, ax = plt.subplots(nrows = 1, ncols = 1, squeeze=False)
# #plt.plot(L, ySpheroid, 'r')
# #plt.plot(L, yDisk, 'b')
# #ax[0,0].plot(LKeres, yKeres, 'g')
# ax[0,0].plot(L,np.log10(yBaldry), 'k')
# ax[0,0].plot(L,np.log10(yred), 'r')
# ax[0,0].plot(L,np.log10(yblue), 'b')
# ax[0,0].set_xlabel(r'$log_{10}(M/M_{\odot})$', fontsize = 20)
# ax[0,0].set_ylabel(r'$log_{10}(N density)$', fontsize = 20)
# #
#
# ax[0,0].hist(bluepop, 25, normed = 1, facecolor='blue', alpha=0.5)
# ax[0,0].hist(redpop, 25, normed = 1, facecolor='red', alpha=0.5)
#
# # n1, bins1, patches1 = plt.hist(bluepop, 25, normed = 1, facecolor='blue', alpha=0.5)
# # n, bins, patches = plt.hist(redpop, 25, normed = 1, facecolor='red', alpha=0.5)
# # plt.savefig('BlueRedhist.png', transparent = False ,dpi=250)
# # #n2, bins2, patches2 = plt.hist(total, 25, normed=1, facecolor='k', alpha=0.5)
# # # plt.xlim(8,11.7)
# # # plt.ylim(-5,0)
# plt.savefig('img/scal/BlueRedhist.pdf', dpi=250, transparent = False)
#
#
# # fig, ax = plt.subplots(nrows = 1, ncols = 1, squeeze=False)
# ax[1,0].scatter(bluepop, x, color = 'b')
# ax[1,0].scatter(redpop, z, color = 'r')
# ax[1,0].plot(data[:,0], data[:,1], linewidth = 2, color='r')
# ax[1,0].set_xlabel(r'$log({M_{*}})$')
# ax[1,0].set_ylabel(r'$log({\mathrm{SFR}})$')
# ax[1,0].set_xlim(min(L),max(L))
# # # # plt.ylim(-2.5,1)
# ax[1,1].scatter(bluepop1[:,1], bluepop1[:,2], color = 'b')
# ax[1,1].scatter(redpop1[:,1], redpop1[:,2], color = 'r')
# ax[1,1].scatter(datagio[:,1], datagio[:,0], color = 'g')
# ax[1,1].set_xlabel(r'$log({\mathrm{SFR}})$')
# ax[1,1].set_ylabel(r'$log({\mathrm{MH2}})$')
# # # plt.show()
# plt.savefig('img/scal/all.png', dpi=250, transparent = False)
# plt.show()
